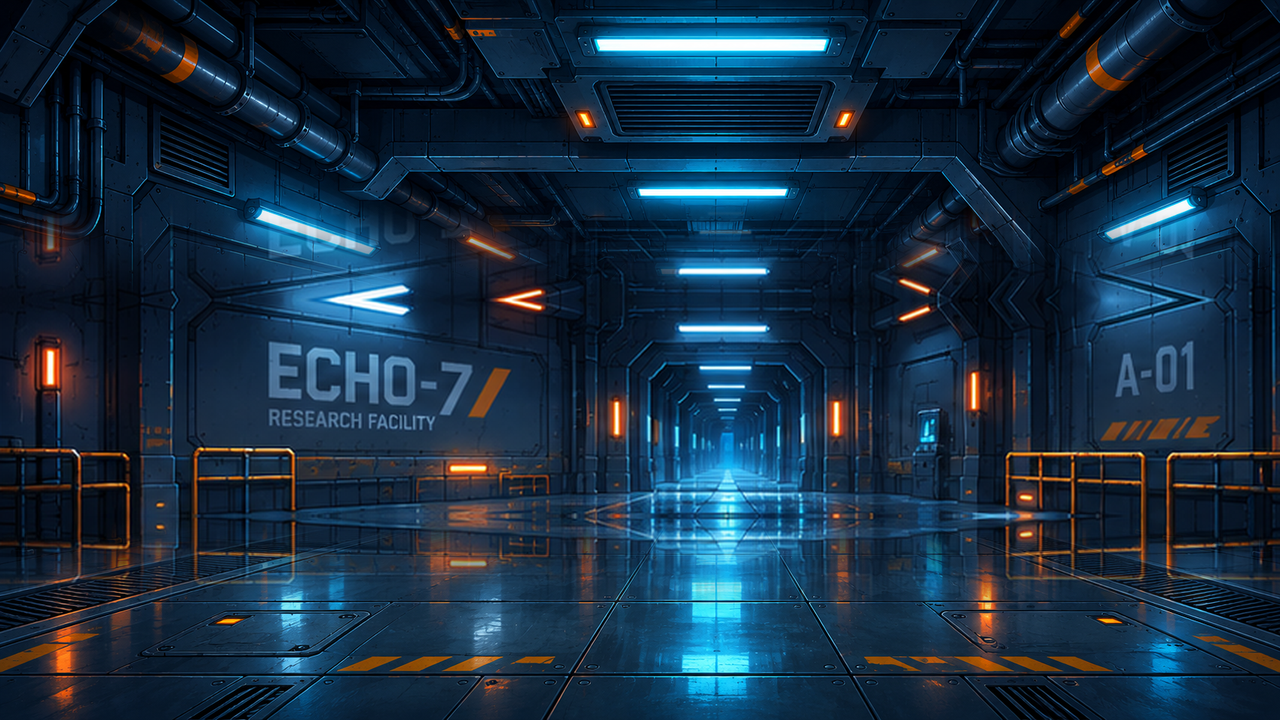
#> input picture data/art/backgrounds/reference_extended/Chapter_01.png, 1280 x 720 px; its folder holds 4 pictures in this run
$ python install_reference_panorama.py
#> lines starting #> are read from the running program, lines starting #| are printed output that depends on the picture
"""Rebuild ECHO-7 chapter scenic plates/panoramas from supplied 1280x720 extended art.

Only panoramas for Chapters 1,2,3,4,6,8 use the faithfully extended
source concept illustrations. Chapters 5 & 7 instead use the clean authored
scenic paintings generated by tools/build_scenic_backdrops.py because their
original reference scenes contain a fictitious water basin or outdoor ledges.

To rebuild: python tools/build_scenic_backdrops.py && python tools/install_reference_panorama.py
"""
from __future__ import annotations
from pathlib import Path
from PIL import Image

ROOT=Path(__file__).resolve().parents[1]
REF=ROOT/'data/art/backgrounds/reference_extended'
OUT=ROOT/'data/art/backgrounds/scenic'
PANO=(1920,960)


def reconstruct(ch: int):
#> called with ch = 1
    with Image.open(REF/f'Chapter_{ch:02d}.png') as source:
#> source is the input picture: PIL image 1280x720 RGB; mean R, G, B 23.1, 45.7, 65.8
        src=source.convert('RGB')
        if src.size!=(1280,720):
            raise ValueError(f'Chapter {ch} must be 1280x720, got {src.size}')
        # Pixel-perfect original scene remains available for menu previews.
        src.save(OUT/f'chapter_{ch:02d}_scenic.png', optimize=True)
        # Preserve aspect ratio. The original scene is 16:9; the panoramic
        # buffer is 2:1, so take a centered vertical crop after uniform scale.
        scaled=src.resize((1920,1080), Image.Resampling.LANCZOS)
        box=(0,(1080-PANO[1])//2,PANO[0],(1080+PANO[1])//2)
        scaled.crop(box).save(OUT/f'chapter_{ch:02d}_pano.png',optimize=True)
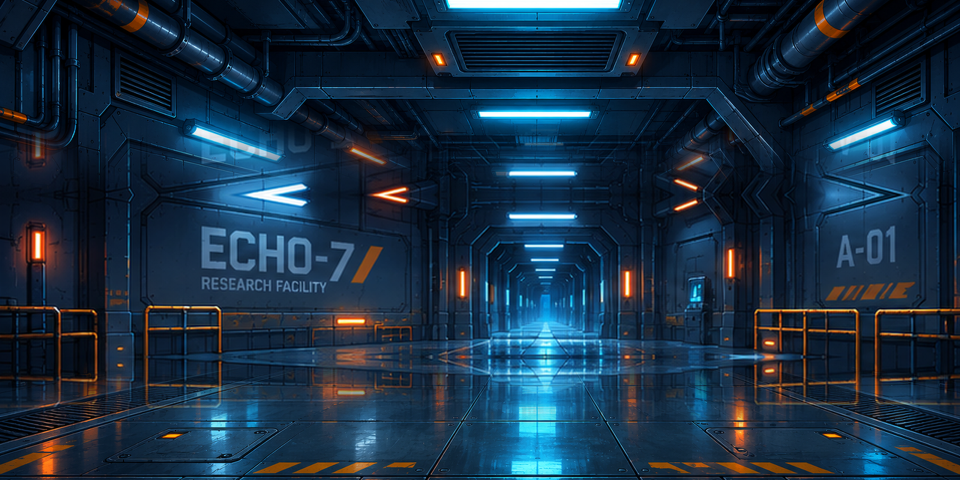
#> saved as chapter_01_pano.png: PIL image 1920x960 RGB (shown at 1/2 size); mean R, G, B 24.8, 47.2, 67.3


def main():
    for ch in (1,2,3,4,6,8):
        reconstruct(ch)
        print(f'Chapter {ch}: extended source -> cached scenic and panoramic assets')
#> pass 2 of the loop in main, `for ch in (1,2,3,4,6,8):`:
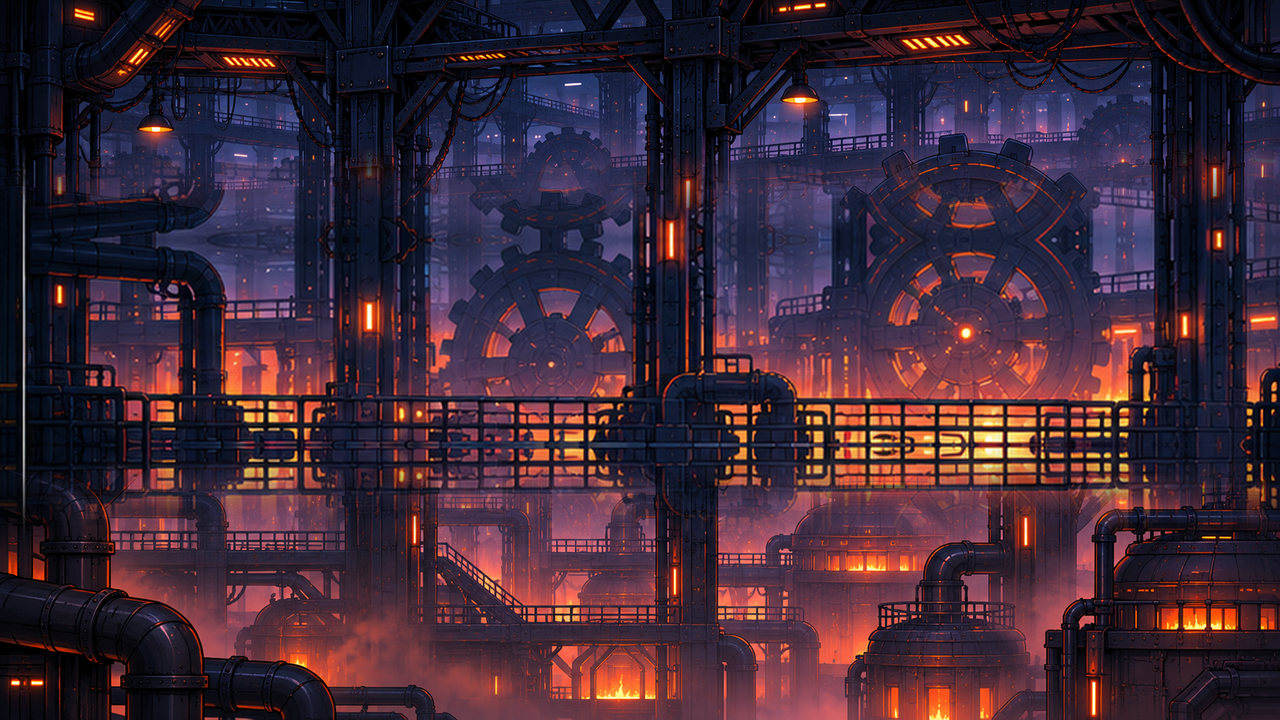
#> input picture data/art/backgrounds/reference_extended/Chapter_02.png, 1280 x 720 px
#> in reconstruct, source is the input picture: PIL image 1280x720 RGB; mean R, G, B 63.1, 41.1, 55.8
#> in reconstruct (call 2), `scaled.crop(box).save(OUT/f'chapter_{ch:02d}_pano.png',optimize=True)`:
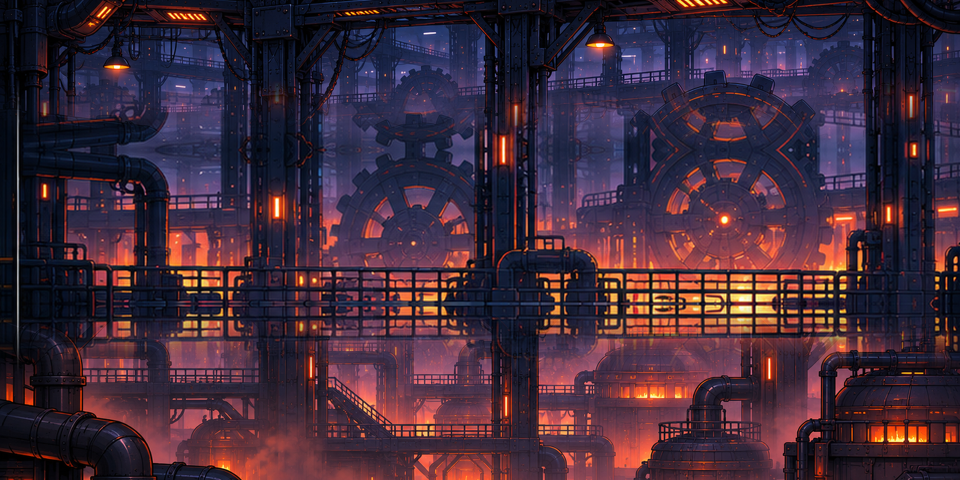
#> saved as chapter_02_pano.png: PIL image 1920x960 RGB (shown at 1/2 size); mean R, G, B 64.3, 42.5, 58.1
#> pass 3 of the loop in main, `for ch in (1,2,3,4,6,8):`:
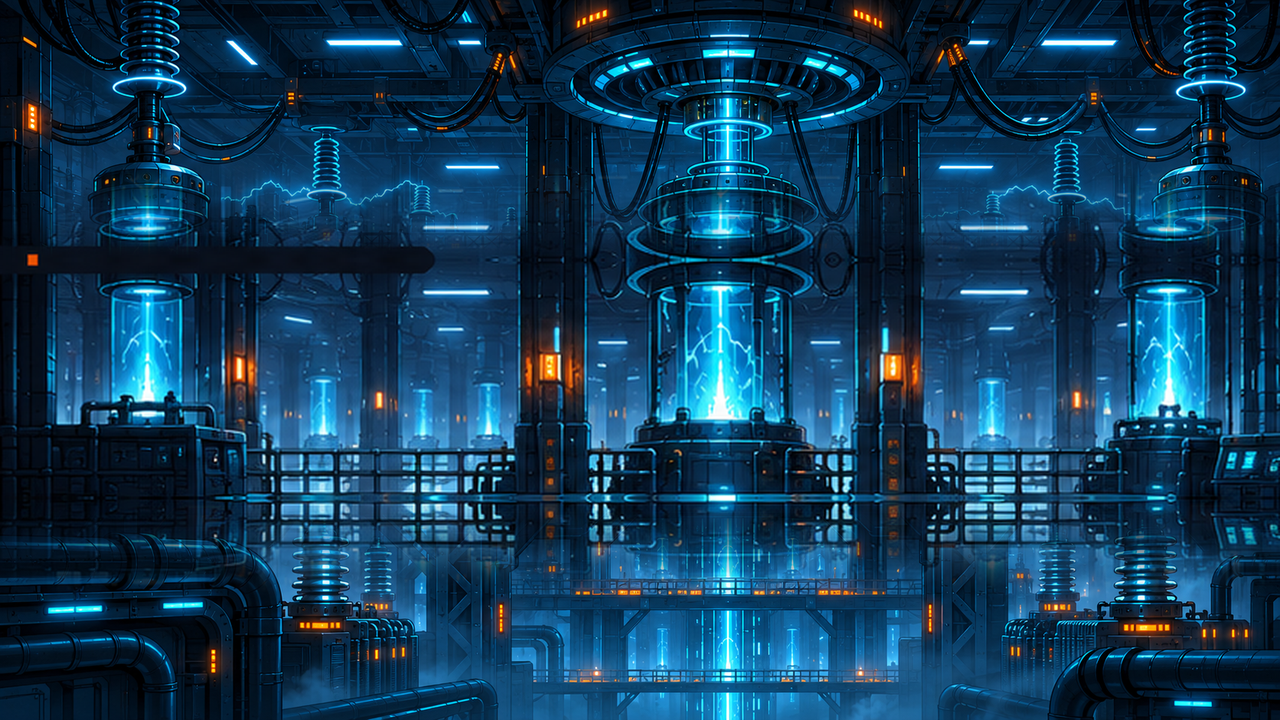
#> input picture data/art/backgrounds/reference_extended/Chapter_03.png, 1280 x 720 px
#> in reconstruct, source is the input picture: PIL image 1280x720 RGB; mean R, G, B 17.2, 58.3, 87.6
#> in reconstruct (call 3), `scaled.crop(box).save(OUT/f'chapter_{ch:02d}_pano.png',optimize=True)`:
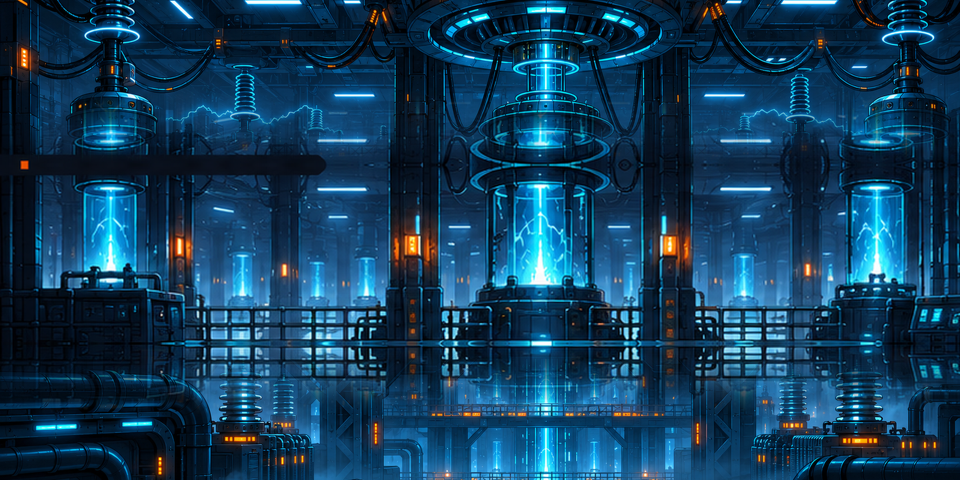
#> saved as chapter_03_pano.png: PIL image 1920x960 RGB (shown at 1/2 size); mean R, G, B 18.2, 60.4, 90.2

if __name__=='__main__':
#> (the run stopped early here; a loop or call above may not have finished)
